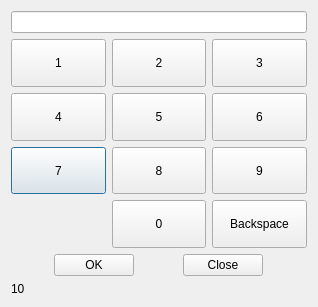
<?xml version="1.0" encoding="UTF-8"?>
<ui version="4.0">
 <class>Dialog</class>
 <widget class="QDialog" name="Dialog">
  <property name="geometry">
   <rect>
    <x>0</x>
    <y>0</y>
    <width>318</width>
    <height>307</height>
   </rect>
  </property>
  <property name="windowTitle">
   <string>Dialog</string>
  </property>
  <layout class="QVBoxLayout" name="verticalLayout_3">
   <item>
    <widget class="QLineEdit" name="lineEdit"/>
   </item>
   <item>
    <layout class="QVBoxLayout" name="verticalLayout_2">
     <item>
      <layout class="QGridLayout" name="gridLayout">
       <item row="2" column="0">
        <widget class="QPushButton" name="pushButton_6">
         <property name="sizePolicy">
          <sizepolicy hsizetype="Preferred" vsizetype="Preferred">
           <horstretch>0</horstretch>
           <verstretch>0</verstretch>
          </sizepolicy>
         </property>
         <property name="text">
          <string>7</string>
         </property>
         <attribute name="buttonGroup">
          <string notr="true">Key_pad</string>
         </attribute>
        </widget>
       </item>
       <item row="0" column="2">
        <widget class="QPushButton" name="pushButton_8">
         <property name="sizePolicy">
          <sizepolicy hsizetype="Preferred" vsizetype="Preferred">
           <horstretch>0</horstretch>
           <verstretch>0</verstretch>
          </sizepolicy>
         </property>
         <property name="text">
          <string>3</string>
         </property>
         <attribute name="buttonGroup">
          <string notr="true">Key_pad</string>
         </attribute>
        </widget>
       </item>
       <item row="1" column="0">
        <widget class="QPushButton" name="pushButton_4">
         <property name="sizePolicy">
          <sizepolicy hsizetype="Preferred" vsizetype="Preferred">
           <horstretch>0</horstretch>
           <verstretch>0</verstretch>
          </sizepolicy>
         </property>
         <property name="text">
          <string>4</string>
         </property>
         <attribute name="buttonGroup">
          <string notr="true">Key_pad</string>
         </attribute>
        </widget>
       </item>
       <item row="3" column="1">
        <widget class="QPushButton" name="pushButton_11">
         <property name="sizePolicy">
          <sizepolicy hsizetype="Preferred" vsizetype="Preferred">
           <horstretch>0</horstretch>
           <verstretch>0</verstretch>
          </sizepolicy>
         </property>
         <property name="text">
          <string>0</string>
         </property>
         <attribute name="buttonGroup">
          <string notr="true">Key_pad</string>
         </attribute>
        </widget>
       </item>
       <item row="1" column="2">
        <widget class="QPushButton" name="pushButton_9">
         <property name="sizePolicy">
          <sizepolicy hsizetype="Preferred" vsizetype="Preferred">
           <horstretch>0</horstretch>
           <verstretch>0</verstretch>
          </sizepolicy>
         </property>
         <property name="text">
          <string>6</string>
         </property>
         <attribute name="buttonGroup">
          <string notr="true">Key_pad</string>
         </attribute>
        </widget>
       </item>
       <item row="1" column="1">
        <widget class="QPushButton" name="pushButton_5">
         <property name="sizePolicy">
          <sizepolicy hsizetype="Preferred" vsizetype="Preferred">
           <horstretch>0</horstretch>
           <verstretch>0</verstretch>
          </sizepolicy>
         </property>
         <property name="text">
          <string>5</string>
         </property>
         <attribute name="buttonGroup">
          <string notr="true">Key_pad</string>
         </attribute>
        </widget>
       </item>
       <item row="3" column="2">
        <widget class="QPushButton" name="Backspace">
         <property name="sizePolicy">
          <sizepolicy hsizetype="Preferred" vsizetype="Preferred">
           <horstretch>0</horstretch>
           <verstretch>0</verstretch>
          </sizepolicy>
         </property>
         <property name="text">
          <string>Backspace</string>
         </property>
        </widget>
       </item>
       <item row="2" column="2">
        <widget class="QPushButton" name="pushButton_10">
         <property name="sizePolicy">
          <sizepolicy hsizetype="Preferred" vsizetype="Preferred">
           <horstretch>0</horstretch>
           <verstretch>0</verstretch>
          </sizepolicy>
         </property>
         <property name="text">
          <string>9</string>
         </property>
         <attribute name="buttonGroup">
          <string notr="true">Key_pad</string>
         </attribute>
        </widget>
       </item>
       <item row="0" column="0">
        <widget class="QPushButton" name="pushButton_2">
         <property name="sizePolicy">
          <sizepolicy hsizetype="Preferred" vsizetype="Preferred">
           <horstretch>0</horstretch>
           <verstretch>0</verstretch>
          </sizepolicy>
         </property>
         <property name="text">
          <string>1</string>
         </property>
         <attribute name="buttonGroup">
          <string notr="true">Key_pad</string>
         </attribute>
        </widget>
       </item>
       <item row="0" column="1">
        <widget class="QPushButton" name="pushButton_3">
         <property name="sizePolicy">
          <sizepolicy hsizetype="Preferred" vsizetype="Preferred">
           <horstretch>0</horstretch>
           <verstretch>0</verstretch>
          </sizepolicy>
         </property>
         <property name="text">
          <string>2</string>
         </property>
         <attribute name="buttonGroup">
          <string notr="true">Key_pad</string>
         </attribute>
        </widget>
       </item>
       <item row="2" column="1">
        <widget class="QPushButton" name="pushButton_7">
         <property name="sizePolicy">
          <sizepolicy hsizetype="Preferred" vsizetype="Preferred">
           <horstretch>0</horstretch>
           <verstretch>0</verstretch>
          </sizepolicy>
         </property>
         <property name="text">
          <string>8</string>
         </property>
         <attribute name="buttonGroup">
          <string notr="true">Key_pad</string>
         </attribute>
        </widget>
       </item>
      </layout>
     </item>
     <item>
      <layout class="QVBoxLayout" name="verticalLayout">
       <item>
        <layout class="QHBoxLayout" name="horizontalLayout">
         <item>
          <widget class="QPushButton" name="OK">
           <property name="sizePolicy">
            <sizepolicy hsizetype="Fixed" vsizetype="Fixed">
             <horstretch>0</horstretch>
             <verstretch>0</verstretch>
            </sizepolicy>
           </property>
           <property name="text">
            <string>OK</string>
           </property>
          </widget>
         </item>
         <item>
          <widget class="QPushButton" name="Close">
           <property name="sizePolicy">
            <sizepolicy hsizetype="Fixed" vsizetype="Fixed">
             <horstretch>0</horstretch>
             <verstretch>0</verstretch>
            </sizepolicy>
           </property>
           <property name="text">
            <string>Close</string>
           </property>
          </widget>
         </item>
        </layout>
       </item>
      </layout>
     </item>
    </layout>
   </item>
   <item>
    <widget class="QLabel" name="label">
     <property name="sizePolicy">
      <sizepolicy hsizetype="Fixed" vsizetype="Fixed">
       <horstretch>0</horstretch>
       <verstretch>0</verstretch>
      </sizepolicy>
     </property>
     <property name="text">
      <string>10</string>
     </property>
    </widget>
   </item>
  </layout>
 </widget>
 <resources/>
 <connections/>
 <buttongroups>
  <buttongroup name="Key_pad"/>
 </buttongroups>
</ui>
